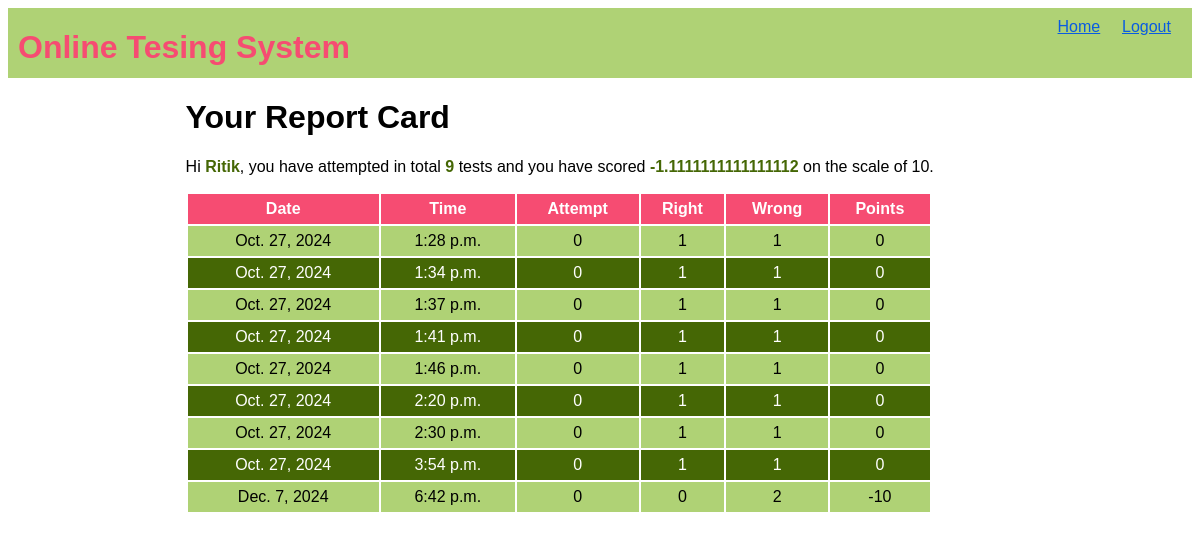
The app's page /OTS/test-history (signed in) with its own data.
### OTS/models.py (models this page shows)
class Candidate(models.Model):
    username=models.CharField(primary_key=True,max_length=20)
    password=models.CharField(null=False,max_length=20)
    name=models.CharField(null=False,max_length=30)
    test_attempted=models.IntegerField(default=0)
    points=models.FloatField(default=0.0)

class Result(models.Model):
    resultid=models.BigAutoField(primary_key=True,auto_created=True)
    username=models.ForeignKey(Candidate,on_delete=models.CASCADE)
    date=models.DateField(auto_now=True)
    time=models.TimeField(auto_now=True)
    attempt=models.IntegerField()
    right=models.IntegerField()
    wrong=models.IntegerField()
    points=models.IntegerField()

### OTS/views.py (the view)
# urls.py: path('test-history',testResultHistory,name='testHistory'),
def testResultHistory(request):
    if 'name' not in request.session.keys():
        return HttpResponseRedirect("login")
    try:
        candidate = Candidate.objects.get(username=request.session['username'])
    except Candidate.DoesNotExist:
        return HttpResponseRedirect("login")  # Redirect if candidate is not found
    results = Result.objects.filter(username=candidate)
    context = {'candidate': candidate, 'results': results}
    return render(request, 'candidate_history.html', context)

### OTS/templates/candidate_history.html (shortened to what this page needs)
{% extends 'main.html' %}
{%block top%}
<a href="{% url 'OTS:home' %}">Home</a>
<a href="{% url 'OTS:logout' %}">Logout</a>
{%endblock%}
{%block content%}
<h1>Your Report Card</h1>
<p>Hi <span class="special">{{candidate.name}}</span>, you have attempted in total <span class="special">{{candidate.test_attempted}} </span> tests and you have scored <span class="special">{{candidate.points}}</span> on the scale of 10.</p>
<table>
    <tr>
        <th>Date</th>
        <th>Time</th>
        <th>Attempt</th>
        <th>Right</th>
        <th>Wrong</th>
        <th>Points</th>
    </tr>
    {% for r in results%}
    <tr>
        <td>{{r.date}}</td>
        <td>{{r.time}}</td>
        <td>{{r.attempt}}</td>
        <td>{{r.right}}</td>
        <td>{{r.wrong}}</td>
        <td>{{r.points}}</td>
    </tr>
    {%endfor%}
</table>
{%endblock%}

### OTS/templates/main.html (shortened to what this page needs)
<!DOCTYPE html>
{% load  static %}
<html lang="en">
<head>
    <link rel="stylesheet" href="{% static 'theme.css' %}">
    <link rel="stylesheet" href="{% static 'formstyle.css' %}">
    <link rel="stylesheet" href="{% static 'buttonstyle.css' %}">
</head>
<body>
    <div class="top">
        <div class="sitename"><h1>Online Tesing System</h1></div>
        <div class="menu">
            {% block top %}{% endblock %}
        </div>
    </div>
    <div class="content">
        {%block content%}{%endblock%}
    </div>
</body>
</html>

### OTS/static/theme.css (style rules this page uses)
* { font-family: 'Gill Sans', 'Gill Sans MT', Calibri, 'Trebuchet MS', sans-serif; }
.top { height: 50px; background-color: #AFD275; margin-bottom: 20px; padding: 10px; }
.top div.sitename { display: inline-block; color: #f64c72; position: relative; top: -10px; }
.top div.menu { float: right; }
.top div.menu a { color:#095ce1; display: inline-block; min-width: 50px; margin-right: 10px; }
.content { width:70%; margin-left: auto; margin-right: auto; }
table { width:90%; }
table tr:nth-child(odd) { background-color: #456705; color: white; height: 30px; }
table tr:nth-child(even) { background-color: #AFD275; height: 30px; }
table tr:first-child { background-color: #f64c72; }
table td { text-align: center; }
span.special { color:#456705; font-weight: bold; }

### records on screen
Candidate: name "Ritik", test_attempted "9", points "-1.1111111111111112"
Result: date "Oct. 27, 2024", time "1:28 p.m.", attempt "0", right "1", wrong "1", points "0"
Result: date "Oct. 27, 2024", time "1:34 p.m.", attempt "0", right "1", wrong "1", points "0"
Result: date "Oct. 27, 2024", time "1:37 p.m.", attempt "0", right "1", wrong "1", points "0"
Result: date "Oct. 27, 2024", time "1:41 p.m.", attempt "0", right "1", wrong "1", points "0"
Result: date "Oct. 27, 2024", time "1:46 p.m.", attempt "0", right "1", wrong "1", points "0"
Result: date "Oct. 27, 2024", time "2:20 p.m.", attempt "0", right "1", wrong "1", points "0"
Result: date "Oct. 27, 2024", time "2:30 p.m.", attempt "0", right "1", wrong "1", points "0"
Result: date "Oct. 27, 2024", time "3:54 p.m.", attempt "0", right "1", wrong "1", points "0"
Result: date "Dec. 7, 2024", time "6:42 p.m.", attempt "0", right "0", wrong "2", points "-10"
